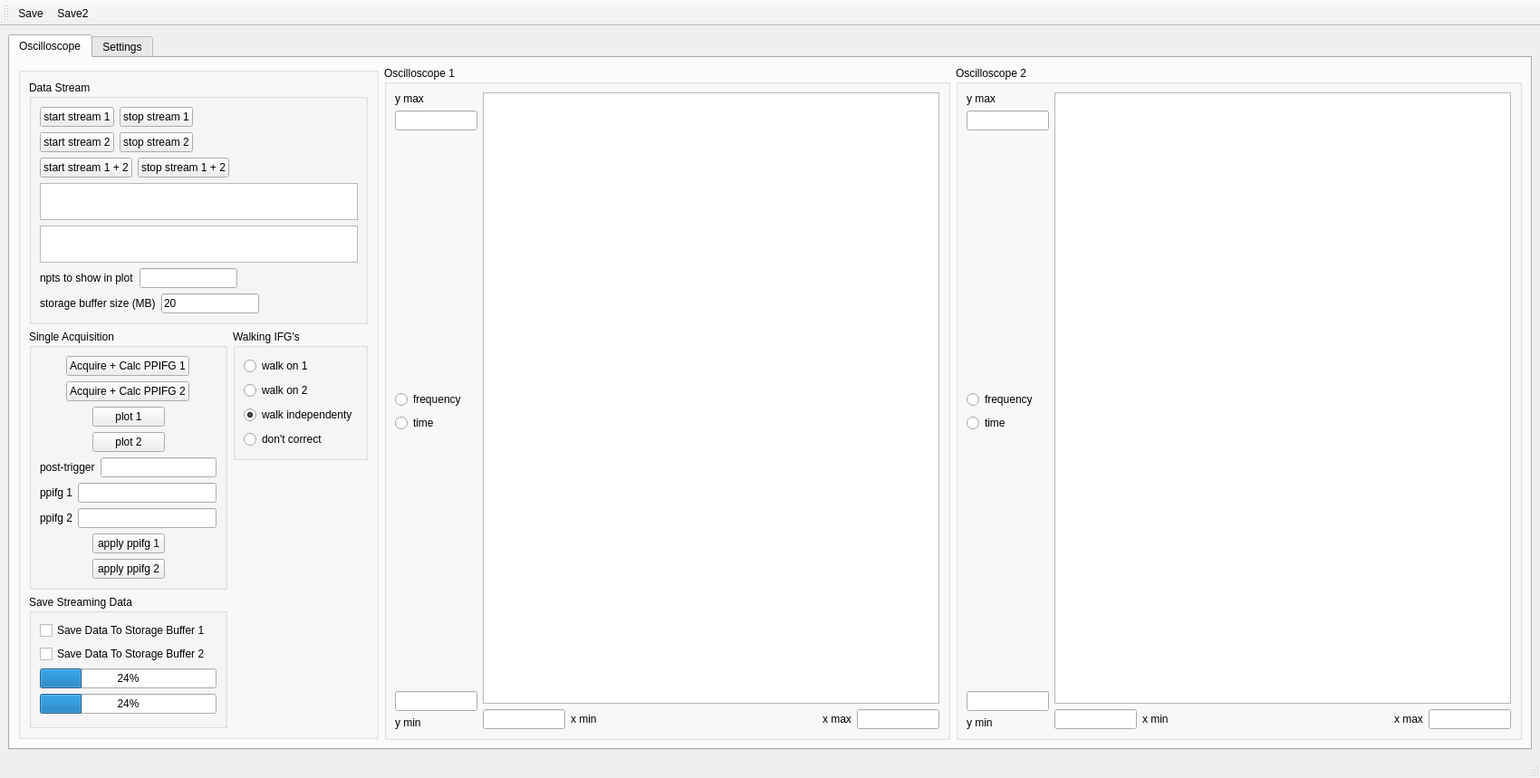
<?xml version="1.0" encoding="UTF-8"?>
<ui version="4.0">
 <class>MainWindow</class>
 <widget class="QMainWindow" name="MainWindow">
  <property name="geometry">
   <rect>
    <x>0</x>
    <y>0</y>
    <width>1700</width>
    <height>859</height>
   </rect>
  </property>
  <property name="windowTitle">
   <string>MainWindow</string>
  </property>
  <widget class="QWidget" name="centralwidget">
   <layout class="QGridLayout" name="gridLayout_3">
    <item row="0" column="0">
     <widget class="QTabWidget" name="tabWidget">
      <property name="currentIndex">
       <number>0</number>
      </property>
      <widget class="QWidget" name="tab">
       <attribute name="title">
        <string>Oscilloscope</string>
       </attribute>
       <layout class="QGridLayout" name="gridLayout_2">
        <item row="0" column="0">
         <widget class="QGroupBox" name="groupBox_5">
          <property name="maximumSize">
           <size>
            <width>398</width>
            <height>742</height>
           </size>
          </property>
          <property name="title">
           <string/>
          </property>
          <layout class="QGridLayout" name="gridLayout">
           <item row="0" column="0" colspan="2">
            <widget class="QGroupBox" name="groupBox_3">
             <property name="title">
              <string>Data Stream</string>
             </property>
             <layout class="QVBoxLayout" name="verticalLayout_4">
              <item>
               <layout class="QVBoxLayout" name="verticalLayout_3">
                <item>
                 <layout class="QHBoxLayout" name="horizontalLayout_4">
                  <item>
                   <widget class="QPushButton" name="btn_start_stream">
                    <property name="text">
                     <string>start stream 1</string>
                    </property>
                   </widget>
                  </item>
                  <item>
                   <widget class="QPushButton" name="btn_stop_stream">
                    <property name="text">
                     <string>stop stream 1</string>
                    </property>
                   </widget>
                  </item>
                  <item>
                   <spacer name="horizontalSpacer_6">
                    <property name="orientation">
                     <enum>Qt::Horizontal</enum>
                    </property>
                    <property name="sizeHint" stdset="0">
                     <size>
                      <width>40</width>
                      <height>20</height>
                     </size>
                    </property>
                   </spacer>
                  </item>
                 </layout>
                </item>
                <item>
                 <layout class="QHBoxLayout" name="horizontalLayout_16">
                  <item>
                   <widget class="QPushButton" name="btn_start_stream_2">
                    <property name="text">
                     <string>start stream 2</string>
                    </property>
                   </widget>
                  </item>
                  <item>
                   <widget class="QPushButton" name="btn_stop_stream_2">
                    <property name="text">
                     <string>stop stream 2</string>
                    </property>
                   </widget>
                  </item>
                  <item>
                   <spacer name="horizontalSpacer_14">
                    <property name="orientation">
                     <enum>Qt::Horizontal</enum>
                    </property>
                    <property name="sizeHint" stdset="0">
                     <size>
                      <width>40</width>
                      <height>20</height>
                     </size>
                    </property>
                   </spacer>
                  </item>
                 </layout>
                </item>
                <item>
                 <layout class="QHBoxLayout" name="horizontalLayout_17">
                  <item>
                   <widget class="QPushButton" name="btn_start_stream_3">
                    <property name="text">
                     <string>start stream 1 + 2</string>
                    </property>
                   </widget>
                  </item>
                  <item>
                   <widget class="QPushButton" name="btn_stop_stream_3">
                    <property name="text">
                     <string>stop stream 1 + 2</string>
                    </property>
                   </widget>
                  </item>
                  <item>
                   <spacer name="horizontalSpacer_15">
                    <property name="orientation">
                     <enum>Qt::Horizontal</enum>
                    </property>
                    <property name="sizeHint" stdset="0">
                     <size>
                      <width>40</width>
                      <height>20</height>
                     </size>
                    </property>
                   </spacer>
                  </item>
                 </layout>
                </item>
                <item>
                 <widget class="QTextBrowser" name="txtbws_stream_rate">
                  <property name="minimumSize">
                   <size>
                    <width>351</width>
                    <height>41</height>
                   </size>
                  </property>
                  <property name="maximumSize">
                   <size>
                    <width>351</width>
                    <height>41</height>
                   </size>
                  </property>
                 </widget>
                </item>
                <item>
                 <widget class="QTextBrowser" name="txtbws_stream_rate_2">
                  <property name="minimumSize">
                   <size>
                    <width>351</width>
                    <height>41</height>
                   </size>
                  </property>
                  <property name="maximumSize">
                   <size>
                    <width>351</width>
                    <height>41</height>
                   </size>
                  </property>
                 </widget>
                </item>
               </layout>
              </item>
              <item>
               <layout class="QHBoxLayout" name="horizontalLayout_7">
                <item>
                 <layout class="QFormLayout" name="formLayout">
                  <item row="0" column="0">
                   <widget class="QLabel" name="label_2">
                    <property name="text">
                     <string>npts to show in plot</string>
                    </property>
                   </widget>
                  </item>
                  <item row="0" column="1">
                   <widget class="QLineEdit" name="le_npts_to_plot"/>
                  </item>
                 </layout>
                </item>
                <item>
                 <spacer name="horizontalSpacer_7">
                  <property name="orientation">
                   <enum>Qt::Horizontal</enum>
                  </property>
                  <property name="sizeHint" stdset="0">
                   <size>
                    <width>40</width>
                    <height>20</height>
                   </size>
                  </property>
                 </spacer>
                </item>
               </layout>
              </item>
              <item>
               <layout class="QHBoxLayout" name="horizontalLayout_5">
                <item>
                 <layout class="QFormLayout" name="formLayout_2">
                  <item row="0" column="0">
                   <widget class="QLabel" name="label_4">
                    <property name="text">
                     <string>storage buffer size (MB)</string>
                    </property>
                   </widget>
                  </item>
                  <item row="0" column="1">
                   <widget class="QLineEdit" name="le_buffer_size_MB">
                    <property name="text">
                     <string>20</string>
                    </property>
                   </widget>
                  </item>
                 </layout>
                </item>
                <item>
                 <spacer name="horizontalSpacer_8">
                  <property name="orientation">
                   <enum>Qt::Horizontal</enum>
                  </property>
                  <property name="sizeHint" stdset="0">
                   <size>
                    <width>40</width>
                    <height>20</height>
                   </size>
                  </property>
                 </spacer>
                </item>
               </layout>
              </item>
             </layout>
            </widget>
           </item>
           <item row="1" column="0" rowspan="2">
            <widget class="QGroupBox" name="groupBox_2">
             <property name="title">
              <string>Single Acquisition</string>
             </property>
             <layout class="QVBoxLayout" name="verticalLayout">
              <item>
               <layout class="QHBoxLayout" name="horizontalLayout_2">
                <item>
                 <spacer name="horizontalSpacer_3">
                  <property name="orientation">
                   <enum>Qt::Horizontal</enum>
                  </property>
                  <property name="sizeHint" stdset="0">
                   <size>
                    <width>40</width>
                    <height>20</height>
                   </size>
                  </property>
                 </spacer>
                </item>
                <item>
                 <widget class="QPushButton" name="btn_single_acquire">
                  <property name="text">
                   <string>Acquire + Calc PPIFG 1</string>
                  </property>
                 </widget>
                </item>
                <item>
                 <spacer name="horizontalSpacer_2">
                  <property name="orientation">
                   <enum>Qt::Horizontal</enum>
                  </property>
                  <property name="sizeHint" stdset="0">
                   <size>
                    <width>40</width>
                    <height>20</height>
                   </size>
                  </property>
                 </spacer>
                </item>
               </layout>
              </item>
              <item>
               <layout class="QHBoxLayout" name="horizontalLayout_18">
                <item>
                 <spacer name="horizontalSpacer_9">
                  <property name="orientation">
                   <enum>Qt::Horizontal</enum>
                  </property>
                  <property name="sizeHint" stdset="0">
                   <size>
                    <width>40</width>
                    <height>20</height>
                   </size>
                  </property>
                 </spacer>
                </item>
                <item>
                 <widget class="QPushButton" name="btn_single_acquire_2">
                  <property name="text">
                   <string>Acquire + Calc PPIFG 2</string>
                  </property>
                 </widget>
                </item>
                <item>
                 <spacer name="horizontalSpacer_17">
                  <property name="orientation">
                   <enum>Qt::Horizontal</enum>
                  </property>
                  <property name="sizeHint" stdset="0">
                   <size>
                    <width>40</width>
                    <height>20</height>
                   </size>
                  </property>
                 </spacer>
                </item>
               </layout>
              </item>
              <item>
               <layout class="QHBoxLayout" name="horizontalLayout_14">
                <item>
                 <spacer name="horizontalSpacer_12">
                  <property name="orientation">
                   <enum>Qt::Horizontal</enum>
                  </property>
                  <property name="sizeHint" stdset="0">
                   <size>
                    <width>40</width>
                    <height>20</height>
                   </size>
                  </property>
                 </spacer>
                </item>
                <item>
                 <widget class="QPushButton" name="btn_plot">
                  <property name="text">
                   <string>plot 1</string>
                  </property>
                 </widget>
                </item>
                <item>
                 <spacer name="horizontalSpacer_13">
                  <property name="orientation">
                   <enum>Qt::Horizontal</enum>
                  </property>
                  <property name="sizeHint" stdset="0">
                   <size>
                    <width>40</width>
                    <height>20</height>
                   </size>
                  </property>
                 </spacer>
                </item>
               </layout>
              </item>
              <item>
               <layout class="QHBoxLayout" name="horizontalLayout_19">
                <item>
                 <spacer name="horizontalSpacer_18">
                  <property name="orientation">
                   <enum>Qt::Horizontal</enum>
                  </property>
                  <property name="sizeHint" stdset="0">
                   <size>
                    <width>40</width>
                    <height>20</height>
                   </size>
                  </property>
                 </spacer>
                </item>
                <item>
                 <widget class="QPushButton" name="btn_plot_2">
                  <property name="text">
                   <string>plot 2</string>
                  </property>
                 </widget>
                </item>
                <item>
                 <spacer name="horizontalSpacer_19">
                  <property name="orientation">
                   <enum>Qt::Horizontal</enum>
                  </property>
                  <property name="sizeHint" stdset="0">
                   <size>
                    <width>40</width>
                    <height>20</height>
                   </size>
                  </property>
                 </spacer>
                </item>
               </layout>
              </item>
              <item>
               <layout class="QFormLayout" name="formLayout_4">
                <item row="0" column="0">
                 <widget class="QLabel" name="label_3">
                  <property name="text">
                   <string>post-trigger</string>
                  </property>
                 </widget>
                </item>
                <item row="0" column="1">
                 <widget class="QLineEdit" name="le_npts_post_trigger"/>
                </item>
               </layout>
              </item>
              <item>
               <layout class="QFormLayout" name="formLayout_3">
                <item row="0" column="0">
                 <widget class="QLabel" name="label">
                  <property name="text">
                   <string>ppifg 1</string>
                  </property>
                 </widget>
                </item>
                <item row="0" column="1">
                 <widget class="QLineEdit" name="le_ppifg"/>
                </item>
               </layout>
              </item>
              <item>
               <layout class="QFormLayout" name="formLayout_7">
                <item row="0" column="0">
                 <widget class="QLabel" name="label_14">
                  <property name="text">
                   <string>ppifg 2</string>
                  </property>
                 </widget>
                </item>
                <item row="0" column="1">
                 <widget class="QLineEdit" name="le_ppifg_2"/>
                </item>
               </layout>
              </item>
              <item>
               <layout class="QHBoxLayout" name="horizontalLayout_10">
                <item>
                 <spacer name="horizontalSpacer_11">
                  <property name="orientation">
                   <enum>Qt::Horizontal</enum>
                  </property>
                  <property name="sizeHint" stdset="0">
                   <size>
                    <width>40</width>
                    <height>20</height>
                   </size>
                  </property>
                 </spacer>
                </item>
                <item>
                 <widget class="QPushButton" name="btn_apply_ppifg">
                  <property name="text">
                   <string>apply ppifg 1</string>
                  </property>
                 </widget>
                </item>
                <item>
                 <spacer name="horizontalSpacer_10">
                  <property name="orientation">
                   <enum>Qt::Horizontal</enum>
                  </property>
                  <property name="sizeHint" stdset="0">
                   <size>
                    <width>40</width>
                    <height>20</height>
                   </size>
                  </property>
                 </spacer>
                </item>
               </layout>
              </item>
              <item>
               <layout class="QHBoxLayout" name="horizontalLayout_21">
                <item>
                 <spacer name="horizontalSpacer_16">
                  <property name="orientation">
                   <enum>Qt::Horizontal</enum>
                  </property>
                  <property name="sizeHint" stdset="0">
                   <size>
                    <width>40</width>
                    <height>20</height>
                   </size>
                  </property>
                 </spacer>
                </item>
                <item>
                 <widget class="QPushButton" name="btn_apply_ppifg_2">
                  <property name="text">
                   <string>apply ppifg 2</string>
                  </property>
                 </widget>
                </item>
                <item>
                 <spacer name="horizontalSpacer_21">
                  <property name="orientation">
                   <enum>Qt::Horizontal</enum>
                  </property>
                  <property name="sizeHint" stdset="0">
                   <size>
                    <width>40</width>
                    <height>20</height>
                   </size>
                  </property>
                 </spacer>
                </item>
               </layout>
              </item>
             </layout>
            </widget>
           </item>
           <item row="1" column="1">
            <widget class="QGroupBox" name="groupBox_7">
             <property name="title">
              <string>Walking IFG's</string>
             </property>
             <layout class="QVBoxLayout" name="verticalLayout_11">
              <item>
               <widget class="QRadioButton" name="rbtn_walkon_1">
                <property name="text">
                 <string>walk on 1</string>
                </property>
               </widget>
              </item>
              <item>
               <widget class="QRadioButton" name="rbtn_walkon_2">
                <property name="text">
                 <string>walk on 2</string>
                </property>
                <property name="checked">
                 <bool>false</bool>
                </property>
               </widget>
              </item>
              <item>
               <widget class="QRadioButton" name="rbtn_walk_independently">
                <property name="text">
                 <string>walk independenty</string>
                </property>
                <property name="checked">
                 <bool>true</bool>
                </property>
               </widget>
              </item>
              <item>
               <widget class="QRadioButton" name="rbtn_dont_correct">
                <property name="text">
                 <string>don't correct</string>
                </property>
               </widget>
              </item>
             </layout>
            </widget>
           </item>
           <item row="2" column="1">
            <spacer name="horizontalSpacer_22">
             <property name="orientation">
              <enum>Qt::Horizontal</enum>
             </property>
             <property name="sizeHint" stdset="0">
              <size>
               <width>130</width>
               <height>20</height>
              </size>
             </property>
            </spacer>
           </item>
           <item row="3" column="0">
            <widget class="QGroupBox" name="groupBox_4">
             <property name="title">
              <string>Save Streaming Data</string>
             </property>
             <layout class="QVBoxLayout" name="verticalLayout_6">
              <item>
               <layout class="QHBoxLayout" name="horizontalLayout_3">
                <item>
                 <widget class="QCheckBox" name="chkbx_save_data">
                  <property name="text">
                   <string>Save Data To Storage Buffer 1</string>
                  </property>
                 </widget>
                </item>
                <item>
                 <spacer name="horizontalSpacer_4">
                  <property name="orientation">
                   <enum>Qt::Horizontal</enum>
                  </property>
                  <property name="sizeHint" stdset="0">
                   <size>
                    <width>40</width>
                    <height>20</height>
                   </size>
                  </property>
                 </spacer>
                </item>
               </layout>
              </item>
              <item>
               <layout class="QHBoxLayout" name="horizontalLayout_20">
                <item>
                 <widget class="QCheckBox" name="chkbx_save_data_2">
                  <property name="text">
                   <string>Save Data To Storage Buffer 2</string>
                  </property>
                 </widget>
                </item>
                <item>
                 <spacer name="horizontalSpacer_20">
                  <property name="orientation">
                   <enum>Qt::Horizontal</enum>
                  </property>
                  <property name="sizeHint" stdset="0">
                   <size>
                    <width>40</width>
                    <height>20</height>
                   </size>
                  </property>
                 </spacer>
                </item>
               </layout>
              </item>
              <item>
               <widget class="QProgressBar" name="progressBar">
                <property name="value">
                 <number>24</number>
                </property>
               </widget>
              </item>
              <item>
               <widget class="QProgressBar" name="progressBar_2">
                <property name="value">
                 <number>24</number>
                </property>
               </widget>
              </item>
             </layout>
            </widget>
           </item>
           <item row="3" column="1">
            <spacer name="verticalSpacer_2">
             <property name="orientation">
              <enum>Qt::Vertical</enum>
             </property>
             <property name="sizeHint" stdset="0">
              <size>
               <width>20</width>
               <height>134</height>
              </size>
             </property>
            </spacer>
           </item>
          </layout>
         </widget>
        </item>
        <item row="0" column="1">
         <layout class="QHBoxLayout" name="horizontalLayout_13">
          <item>
           <widget class="QGroupBox" name="groupBox">
            <property name="title">
             <string>Oscilloscope 1</string>
            </property>
            <layout class="QHBoxLayout" name="horizontalLayout_8">
             <item>
              <layout class="QHBoxLayout" name="horizontalLayout_6">
               <item>
                <layout class="QVBoxLayout" name="verticalLayout_9">
                 <item>
                  <widget class="QLabel" name="label_5">
                   <property name="text">
                    <string>y max</string>
                   </property>
                  </widget>
                 </item>
                 <item>
                  <widget class="QLineEdit" name="le_ifgplot_ymax">
                   <property name="maximumSize">
                    <size>
                     <width>91</width>
                     <height>16777215</height>
                    </size>
                   </property>
                  </widget>
                 </item>
                 <item>
                  <spacer name="verticalSpacer">
                   <property name="orientation">
                    <enum>Qt::Vertical</enum>
                   </property>
                   <property name="sizeHint" stdset="0">
                    <size>
                     <width>20</width>
                     <height>40</height>
                    </size>
                   </property>
                  </spacer>
                 </item>
                 <item>
                  <layout class="QVBoxLayout" name="verticalLayout_7">
                   <item>
                    <widget class="QRadioButton" name="rbtn_frequency">
                     <property name="text">
                      <string>frequency</string>
                     </property>
                    </widget>
                   </item>
                   <item>
                    <widget class="QRadioButton" name="rbtn_time">
                     <property name="text">
                      <string>time</string>
                     </property>
                    </widget>
                   </item>
                  </layout>
                 </item>
                 <item>
                  <spacer name="verticalSpacer_3">
                   <property name="orientation">
                    <enum>Qt::Vertical</enum>
                   </property>
                   <property name="sizeHint" stdset="0">
                    <size>
                     <width>20</width>
                     <height>40</height>
                    </size>
                   </property>
                  </spacer>
                 </item>
                 <item>
                  <widget class="QLineEdit" name="le_ifgplot_ymin">
                   <property name="maximumSize">
                    <size>
                     <width>91</width>
                     <height>16777215</height>
                    </size>
                   </property>
                  </widget>
                 </item>
                 <item>
                  <widget class="QLabel" name="label_6">
                   <property name="text">
                    <string>y min</string>
                   </property>
                  </widget>
                 </item>
                </layout>
               </item>
               <item>
                <layout class="QVBoxLayout" name="verticalLayout_2">
                 <item>
                  <widget class="PlotWidget" name="gv_ifgplot">
                   <property name="minimumSize">
                    <size>
                     <width>500</width>
                     <height>500</height>
                    </size>
                   </property>
                  </widget>
                 </item>
                 <item>
                  <layout class="QHBoxLayout" name="horizontalLayout">
                   <item>
                    <widget class="QLineEdit" name="le_ifgplot_xmin">
                     <property name="maximumSize">
                      <size>
                       <width>91</width>
                       <height>16777215</height>
                      </size>
                     </property>
                    </widget>
                   </item>
                   <item>
                    <widget class="QLabel" name="label_8">
                     <property name="text">
                      <string>x min</string>
                     </property>
                    </widget>
                   </item>
                   <item>
                    <spacer name="horizontalSpacer">
                     <property name="orientation">
                      <enum>Qt::Horizontal</enum>
                     </property>
                     <property name="sizeHint" stdset="0">
                      <size>
                       <width>40</width>
                       <height>20</height>
                      </size>
                     </property>
                    </spacer>
                   </item>
                   <item>
                    <widget class="QLabel" name="label_7">
                     <property name="text">
                      <string>x max</string>
                     </property>
                    </widget>
                   </item>
                   <item>
                    <widget class="QLineEdit" name="le_ifgplot_xmax">
                     <property name="maximumSize">
                      <size>
                       <width>91</width>
                       <height>16777215</height>
                      </size>
                     </property>
                    </widget>
                   </item>
                  </layout>
                 </item>
                </layout>
               </item>
              </layout>
             </item>
            </layout>
           </widget>
          </item>
          <item>
           <widget class="QGroupBox" name="groupBox_6">
            <property name="title">
             <string>Oscilloscope 2</string>
            </property>
            <layout class="QHBoxLayout" name="horizontalLayout_9">
             <item>
              <layout class="QHBoxLayout" name="horizontalLayout_11">
               <item>
                <layout class="QVBoxLayout" name="verticalLayout_10">
                 <item>
                  <widget class="QLabel" name="label_9">
                   <property name="text">
                    <string>y max</string>
                   </property>
                  </widget>
                 </item>
                 <item>
                  <widget class="QLineEdit" name="le_ifgplot_ymax_2">
                   <property name="maximumSize">
                    <size>
                     <width>91</width>
                     <height>16777215</height>
                    </size>
                   </property>
                  </widget>
                 </item>
                 <item>
                  <spacer name="verticalSpacer_4">
                   <property name="orientation">
                    <enum>Qt::Vertical</enum>
                   </property>
                   <property name="sizeHint" stdset="0">
                    <size>
                     <width>20</width>
                     <height>40</height>
                    </size>
                   </property>
                  </spacer>
                 </item>
                 <item>
                  <layout class="QVBoxLayout" name="verticalLayout_8">
                   <item>
                    <widget class="QRadioButton" name="rbtn_frequency_2">
                     <property name="text">
                      <string>frequency</string>
                     </property>
                    </widget>
                   </item>
                   <item>
                    <widget class="QRadioButton" name="rbtn_time_2">
                     <property name="text">
                      <string>time</string>
                     </property>
                    </widget>
                   </item>
                  </layout>
                 </item>
                 <item>
                  <spacer name="verticalSpacer_5">
                   <property name="orientation">
                    <enum>Qt::Vertical</enum>
                   </property>
                   <property name="sizeHint" stdset="0">
                    <size>
                     <width>20</width>
                     <height>40</height>
                    </size>
                   </property>
                  </spacer>
                 </item>
                 <item>
                  <widget class="QLineEdit" name="le_ifgplot_ymin_2">
                   <property name="maximumSize">
                    <size>
                     <width>91</width>
                     <height>16777215</height>
                    </size>
                   </property>
                  </widget>
                 </item>
                 <item>
                  <widget class="QLabel" name="label_10">
                   <property name="text">
                    <string>y min</string>
                   </property>
                  </widget>
                 </item>
                </layout>
               </item>
               <item>
                <layout class="QVBoxLayout" name="verticalLayout_5">
                 <item>
                  <widget class="PlotWidget" name="gv_ifgplot_2">
                   <property name="minimumSize">
                    <size>
                     <width>500</width>
                     <height>500</height>
                    </size>
                   </property>
                  </widget>
                 </item>
                 <item>
                  <layout class="QHBoxLayout" name="horizontalLayout_12">
                   <item>
                    <widget class="QLineEdit" name="le_ifgplot_xmin_2">
                     <property name="maximumSize">
                      <size>
                       <width>91</width>
                       <height>16777215</height>
                      </size>
                     </property>
                    </widget>
                   </item>
                   <item>
                    <widget class="QLabel" name="label_11">
                     <property name="text">
                      <string>x min</string>
                     </property>
                    </widget>
                   </item>
                   <item>
                    <spacer name="horizontalSpacer_5">
                     <property name="orientation">
                      <enum>Qt::Horizontal</enum>
                     </property>
                     <property name="sizeHint" stdset="0">
                      <size>
                       <width>40</width>
                       <height>20</height>
                      </size>
                     </property>
                    </spacer>
                   </item>
                   <item>
                    <widget class="QLabel" name="label_12">
                     <property name="text">
                      <string>x max</string>
                     </property>
                    </widget>
                   </item>
                   <item>
                    <widget class="QLineEdit" name="le_ifgplot_xmax_2">
                     <property name="maximumSize">
                      <size>
                       <width>91</width>
                       <height>16777215</height>
                      </size>
                     </property>
                    </widget>
                   </item>
                  </layout>
                 </item>
                </layout>
               </item>
              </layout>
             </item>
            </layout>
           </widget>
          </item>
         </layout>
        </item>
       </layout>
      </widget>
      <widget class="QWidget" name="tab_2">
       <attribute name="title">
        <string>Settings</string>
       </attribute>
       <layout class="QHBoxLayout" name="horizontalLayout_15">
        <item>
         <widget class="QGroupBox" name="groupBox_8">
          <property name="title">
           <string>Settings for Card 1</string>
          </property>
          <layout class="QGridLayout" name="gridLayout_4">
           <item row="0" column="0">
            <widget class="QTableWidget" name="tableWidget">
             <row>
              <property name="text">
               <string>Trigger Level (%)</string>
              </property>
             </row>
             <row>
              <property name="text">
               <string>Plot Check Level (%)</string>
              </property>
             </row>
             <row>
              <property name="text">
               <string>Segment Size</string>
              </property>
             </row>
             <row>
              <property name="text">
               <string>Ext Clk</string>
              </property>
             </row>
             <row>
              <property name="text">
               <string>Ext Trigger</string>
              </property>
             </row>
             <column>
              <property name="text">
               <string>Value</string>
              </property>
             </column>
             <item row="0" column="0">
              <property name="text">
               <string>hello world</string>
              </property>
             </item>
             <item row="1" column="0">
              <property name="text">
               <string>hello world</string>
              </property>
             </item>
             <item row="2" column="0">
              <property name="text">
               <string>hello world</string>
              </property>
             </item>
             <item row="3" column="0">
              <property name="text">
               <string>hello world</string>
              </property>
             </item>
             <item row="4" column="0">
              <property name="text">
               <string>hello world</string>
              </property>
             </item>
            </widget>
           </item>
          </layout>
         </widget>
        </item>
        <item>
         <widget class="QGroupBox" name="groupBox_9">
          <property name="title">
           <string>Settings for Card 2</string>
          </property>
          <layout class="QGridLayout" name="gridLayout_5">
           <item row="0" column="0">
            <widget class="QTableWidget" name="tableWidget_2">
             <row>
              <property name="text">
               <string>Trigger Level (%)</string>
              </property>
             </row>
             <row>
              <property name="text">
               <string>Plot Check Level (%)</string>
              </property>
             </row>
             <row>
              <property name="text">
               <string>Segment Size</string>
              </property>
             </row>
             <row>
              <property name="text">
               <string>Ext Clk</string>
              </property>
             </row>
             <row>
              <property name="text">
               <string>Ext Trigger</string>
              </property>
             </row>
             <column>
              <property name="text">
               <string>Value</string>
              </property>
             </column>
             <item row="0" column="0">
              <property name="text">
               <string>hello world</string>
              </property>
             </item>
             <item row="1" column="0">
              <property name="text">
               <string>hello world</string>
              </property>
             </item>
             <item row="2" column="0">
              <property name="text">
               <string>hello world</string>
              </property>
             </item>
             <item row="3" column="0">
              <property name="text">
               <string>hello world</string>
              </property>
             </item>
             <item row="4" column="0">
              <property name="text">
               <string>hello world</string>
              </property>
             </item>
            </widget>
           </item>
          </layout>
         </widget>
        </item>
       </layout>
      </widget>
     </widget>
    </item>
   </layout>
  </widget>
  <widget class="QStatusBar" name="statusbar"/>
  <widget class="QToolBar" name="toolBar">
   <property name="windowTitle">
    <string>toolBar</string>
   </property>
   <attribute name="toolBarArea">
    <enum>TopToolBarArea</enum>
   </attribute>
   <attribute name="toolBarBreak">
    <bool>false</bool>
   </attribute>
   <addaction name="actionSave"/>
   <addaction name="actionSave2"/>
  </widget>
  <action name="actionSave">
   <property name="icon">
    <iconset>
     <normaloff>save_icon.png</normaloff>save_icon.png</iconset>
   </property>
   <property name="text">
    <string>Save</string>
   </property>
  </action>
  <action name="actionSave2">
   <property name="icon">
    <iconset resource="QRC_file.qrc">
     <normaloff>:/Save2/save_icon_2.png</normaloff>:/Save2/save_icon_2.png</iconset>
   </property>
   <property name="text">
    <string>Save2</string>
   </property>
  </action>
 </widget>
 <customwidgets>
  <customwidget>
   <class>PlotWidget</class>
   <extends>QGraphicsView</extends>
   <header>PlotWidgets</header>
  </customwidget>
 </customwidgets>
 <resources>
  <include location="QRC_file.qrc"/>
 </resources>
 <connections/>
</ui>
